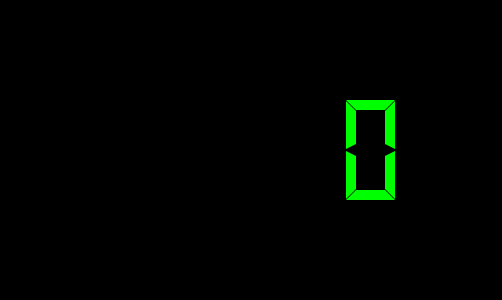
<?xml version="1.0" encoding="UTF-8"?>
<ui version="4.0">
 <class>Widget</class>
 <widget class="QWidget" name="Widget">
  <property name="windowModality">
   <enum>Qt::WindowModal</enum>
  </property>
  <property name="geometry">
   <rect>
    <x>0</x>
    <y>0</y>
    <width>400</width>
    <height>300</height>
   </rect>
  </property>
  <property name="palette">
   <palette>
    <active>
     <colorrole role="Base">
      <brush brushstyle="SolidPattern">
       <color alpha="255">
        <red>255</red>
        <green>255</green>
        <blue>255</blue>
       </color>
      </brush>
     </colorrole>
     <colorrole role="Window">
      <brush brushstyle="SolidPattern">
       <color alpha="255">
        <red>0</red>
        <green>0</green>
        <blue>0</blue>
       </color>
      </brush>
     </colorrole>
    </active>
    <inactive>
     <colorrole role="Base">
      <brush brushstyle="SolidPattern">
       <color alpha="255">
        <red>255</red>
        <green>255</green>
        <blue>255</blue>
       </color>
      </brush>
     </colorrole>
     <colorrole role="Window">
      <brush brushstyle="SolidPattern">
       <color alpha="255">
        <red>0</red>
        <green>0</green>
        <blue>0</blue>
       </color>
      </brush>
     </colorrole>
    </inactive>
    <disabled>
     <colorrole role="Base">
      <brush brushstyle="SolidPattern">
       <color alpha="255">
        <red>0</red>
        <green>0</green>
        <blue>0</blue>
       </color>
      </brush>
     </colorrole>
     <colorrole role="Window">
      <brush brushstyle="SolidPattern">
       <color alpha="255">
        <red>0</red>
        <green>0</green>
        <blue>0</blue>
       </color>
      </brush>
     </colorrole>
    </disabled>
   </palette>
  </property>
  <property name="windowTitle">
   <string>Widget</string>
  </property>
  <property name="windowOpacity">
   <double>0.400000000000000</double>
  </property>
  <layout class="QGridLayout" name="gridLayout">
   <item row="0" column="1">
    <spacer name="verticalSpacer">
     <property name="orientation">
      <enum>Qt::Vertical</enum>
     </property>
     <property name="sizeHint" stdset="0">
      <size>
       <width>20</width>
       <height>72</height>
      </size>
     </property>
    </spacer>
   </item>
   <item row="1" column="0">
    <spacer name="horizontalSpacer">
     <property name="orientation">
      <enum>Qt::Horizontal</enum>
     </property>
     <property name="sizeHint" stdset="0">
      <size>
       <width>62</width>
       <height>20</height>
      </size>
     </property>
    </spacer>
   </item>
   <item row="1" column="1">
    <widget class="QLCDNumber" name="lcdNumber">
     <property name="minimumSize">
      <size>
       <width>480</width>
       <height>120</height>
      </size>
     </property>
     <property name="font">
      <font>
       <pointsize>37</pointsize>
       <weight>50</weight>
       <italic>false</italic>
       <bold>false</bold>
       <strikeout>false</strikeout>
      </font>
     </property>
     <property name="autoFillBackground">
      <bool>false</bool>
     </property>
     <property name="styleSheet">
      <string notr="true">color: rgb(0, 255, 0)</string>
     </property>
     <property name="frameShape">
      <enum>QFrame::NoFrame</enum>
     </property>
     <property name="frameShadow">
      <enum>QFrame::Raised</enum>
     </property>
     <property name="smallDecimalPoint">
      <bool>false</bool>
     </property>
     <property name="segmentStyle">
      <enum>QLCDNumber::Flat</enum>
     </property>
    </widget>
   </item>
   <item row="1" column="2">
    <spacer name="horizontalSpacer_2">
     <property name="orientation">
      <enum>Qt::Horizontal</enum>
     </property>
     <property name="sizeHint" stdset="0">
      <size>
       <width>62</width>
       <height>20</height>
      </size>
     </property>
    </spacer>
   </item>
   <item row="2" column="1">
    <spacer name="verticalSpacer_2">
     <property name="orientation">
      <enum>Qt::Vertical</enum>
     </property>
     <property name="sizeHint" stdset="0">
      <size>
       <width>20</width>
       <height>72</height>
      </size>
     </property>
    </spacer>
   </item>
  </layout>
 </widget>
 <layoutdefault spacing="6" margin="11"/>
 <resources/>
 <connections/>
</ui>
